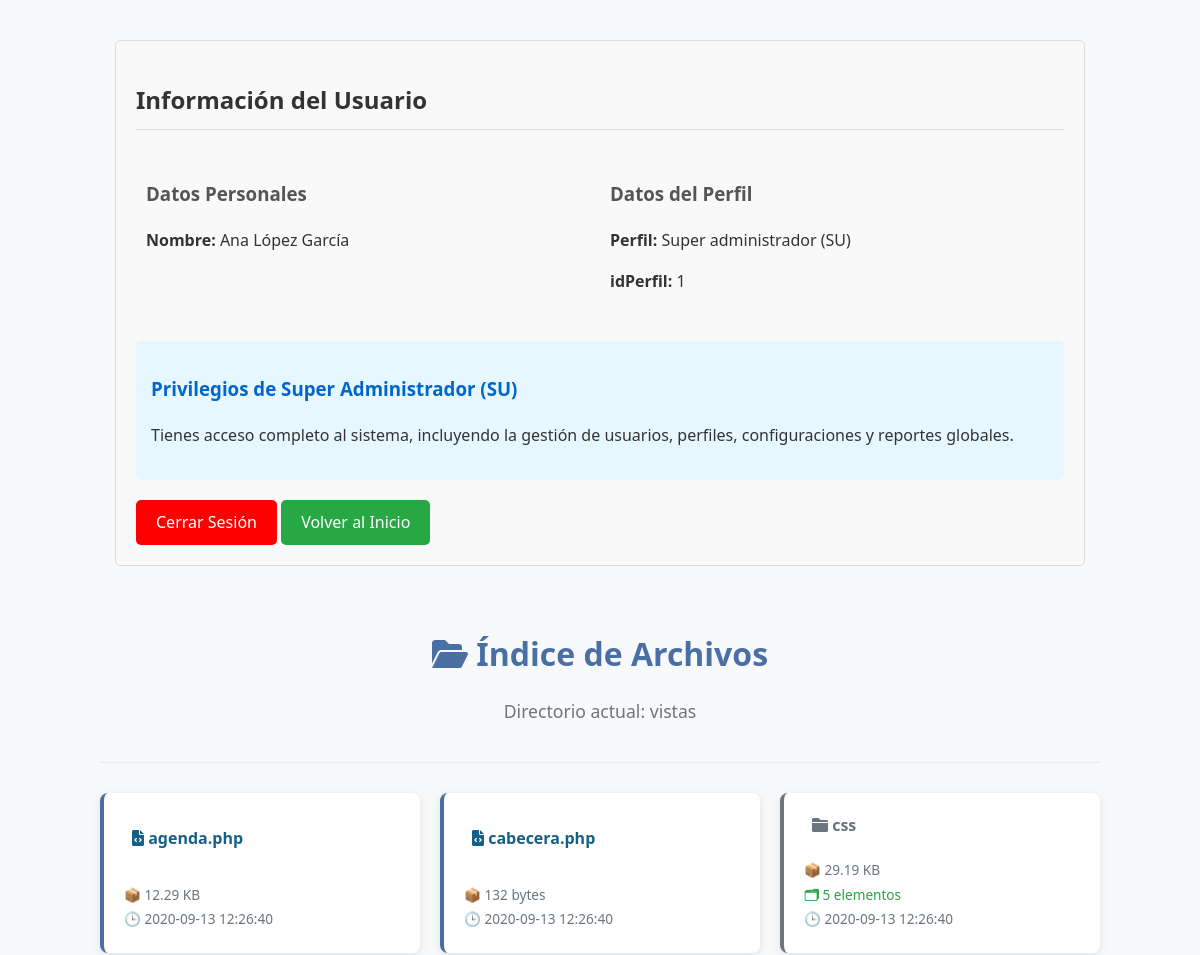
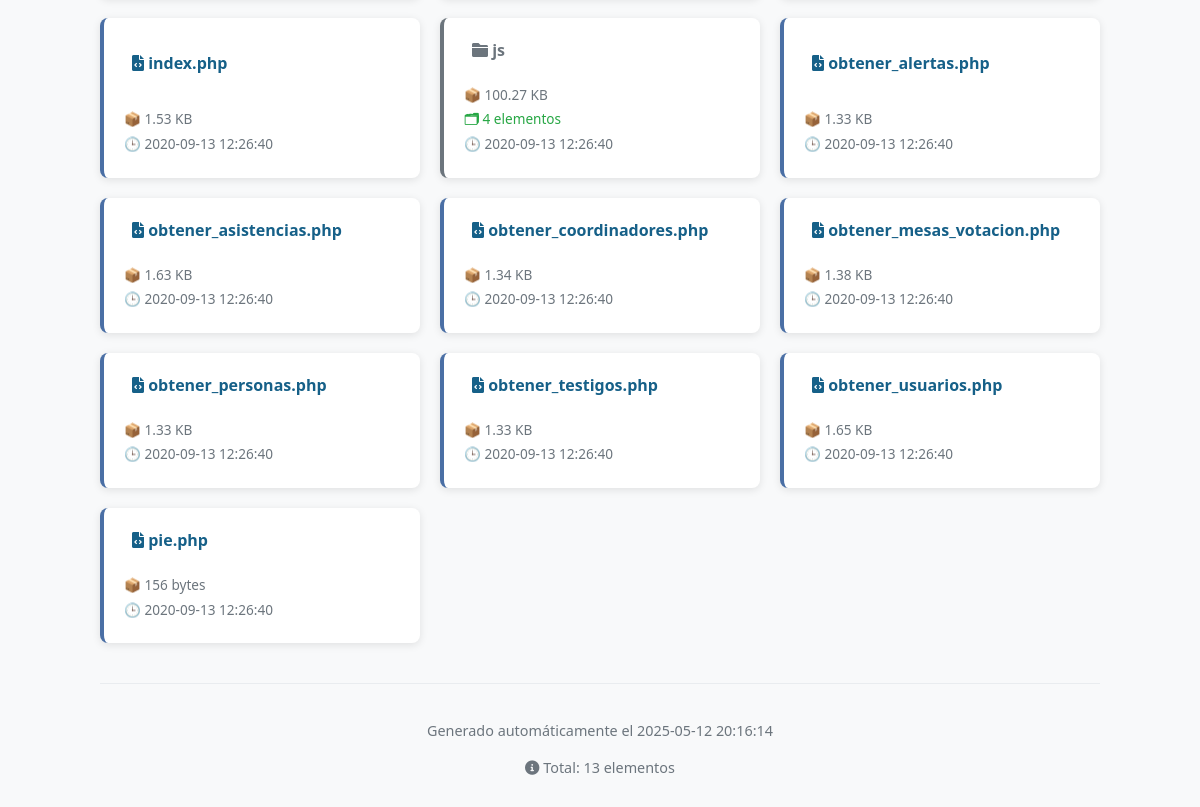
The app's page /vistas/indice.php (signed in) with its own data (2 pictures, top to bottom).
### tables this page shows
CREATE TABLE `dbo_usuarios` (
  `idUsuario` int(10) NOT NULL,
  `nombre` varchar(70) NOT NULL,
  `primApellido` varchar(70) NOT NULL,
  `segApellido` varchar(70) NOT NULL,
  `usuario` varchar(10) NOT NULL,
  `password` varchar(50) NOT NULL,
  `idPerfil` int(10) NOT NULL,
  `idPartido` int(10) DEFAULT NULL,
  `idPersona` int(10) DEFAULT NULL,
  `idCoordinador` int(11) DEFAULT NULL,
  `idTestigo` int(11) DEFAULT NULL,
  `estatus` int(10) NOT NULL DEFAULT 1 COMMENT '1: Activo | 0: Inactivo'
);

CREATE TABLE `dbo_login_perfiles` (
  `idPerfil` int(11) NOT NULL,
  `perfil` varchar(200) NOT NULL,
  `alias` char(3) NOT NULL
);

### modelos/listas2.php (called while the page is built, shortened)
<?php
class consulta_observador extends BaseDatos
{
public function obtener_usuario_por_id($idUsuario)
{
    $sql = "SELECT
                u.idUsuario,
                u.nombre,
                u.primApellido,
                u.segApellido,
                u.usuario,
                u.password,
                u.idPerfil,
                lp.perfil,
                lp.alias,
                u.idPartido,
                u.idPersona,
                c.idCoordinador AS idCoordinador,
                u.idTestigo,
                u.estatus
            FROM dbo_usuarios u
            INNER JOIN dbo_login_perfiles lp ON u.idPerfil = lp.idPerfil
            LEFT JOIN dbo_coordinadores c ON u.idPersona = c.idPersona
            WHERE u.idUsuario = ?";
    $con = $this->getBD();
    $stmt = $con->prepare($sql);
    $stmt->bind_param("i", $idUsuario);
    $stmt->execute();
    $resultado = $stmt->get_result();
    return $resultado->fetch_assoc();
}
}

### controladores/validar.php (the view, shortened to what this page needs)
<?php
include_once('../modelos/listas2.php');
$consulta_observador = new consulta_observador();
$usuario_actual = $consulta_observador->obtener_usuario_por_id($_SESSION['idUsuario']);
function mostrar_info_usuario($usuario) {
    echo "<div style='width: 80%; margin: 20px auto; padding: 20px; border: 1px solid #ddd; border-radius: 5px; background-color: #f9f9f9;'>
            <h2 style='color: #333; border-bottom: 1px solid #ddd; padding-bottom: 10px;'>Información del Usuario</h2>
            <div style='display: flex; flex-wrap: wrap;'>
                <div style='flex: 1; min-width: 200px; margin: 10px;'>
                    <h3 style='color: #555;'>Datos Personales</h3>
                    <p><strong>Nombre:</strong> {$usuario['nombre']} {$usuario['primApellido']} {$usuario['segApellido']}</p>
                </div>
                <div style='flex: 1; min-width: 200px; margin: 10px;'>
                    <h3 style='color: #555;'>Datos del Perfil</h3>
                    <p><strong>Perfil:</strong> {$usuario['perfil']} ({$usuario['alias']})</p>
                    <p><strong>idPerfil:</strong> {$usuario['idPerfil']}</p>
                </div>
            </div>";
    switch ($usuario['idPerfil']) {
        case 1:
            echo "<div style='margin-top: 20px; padding: 15px; background-color: #e6f7ff; border-radius: 5px;'>
                <h3 style='color: #0066cc;'>Privilegios de Super Administrador (SU)</h3>
                <p>Tienes acceso completo al sistema, incluyendo la gestión de usuarios, perfiles, configuraciones y reportes globales.</p>
              </div>";
            break;
    }
    echo "
    <a href='/coordinadores_y_testigos/controladores/cerrar_sesion.php' style='display: inline-block; margin-top: 20px; padding: 10px 20px; background-color:rgb(255, 0, 0); color: white; text-decoration: none; border-radius: 5px;'>Cerrar Sesión</a>
    <a href='index.php' style='display: inline-block; margin-top: 20px; padding: 10px 20px; background-color: #28a745; color: white; text-decoration: none; border-radius: 5px;'>Volver al Inicio</a>
    </div>
    ";
}
if ($usuario_actual) {
    mostrar_info_usuario($usuario_actual);
} else {
    echo "<div style='text-align: center; margin-top: 20px;'>
            <p style='color: red; font-weight: bold;'>No se pudo obtener la información del usuario.</p>
            <p style='color: #555;'>Por favor, contacta al administrador del sistema.</p>
          </div>";
}
?>

### vistas/indice.php (style rules this page uses)
:root { --primary-color: #4a6fa5; --secondary-color: #166088; --folder-color: #6c757d; --background-color: #f8f9fa; --card-bg: #ffffff; --text-color: #333333; --text-light: #6c757d; --border-color: #e9ecef; --success-color: #28a745; }
body { font-family: 'Segoe UI', Tahoma, Geneva, Verdana, sans-serif; line-height: 1.6; background-color: var(--background-color); color: var(--text-color); margin: 0; padding: 20px; }

### records on screen
dbo_usuarios: nombre "Ana", primApellido "López", segApellido "García", idPerfil.perfil "Super administrador", idPerfil.alias "SU", idPerfil "1"

### other values on screen
$title "Índice de Archivos"
basename(dirname(__FILE__)) "vistas"
$file "agenda.php"
$file_size "12.29 KB"
$file_date "2020-09-13 12:26:40"
$file "cabecera.php"
$file_size "132 bytes"
$file "css"
$file_size "29.19 KB"
$file_count "5 elementos"
$file "index.php"
$file_size "1.53 KB"
$file "js"
$file_size "100.27 KB"
$file_count "4 elementos"
